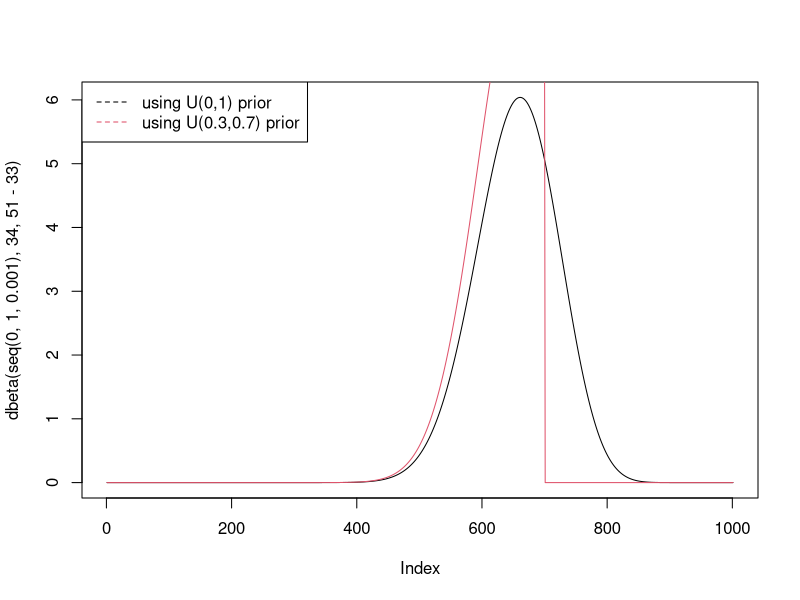
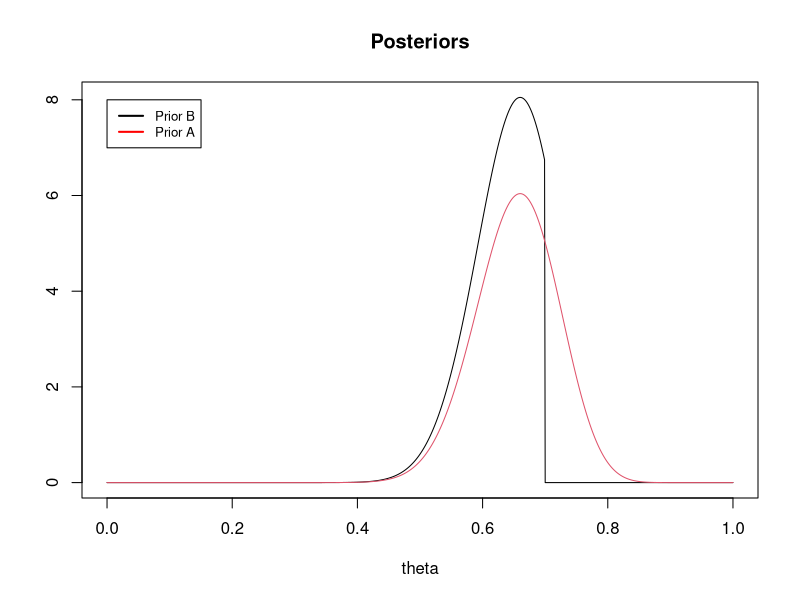
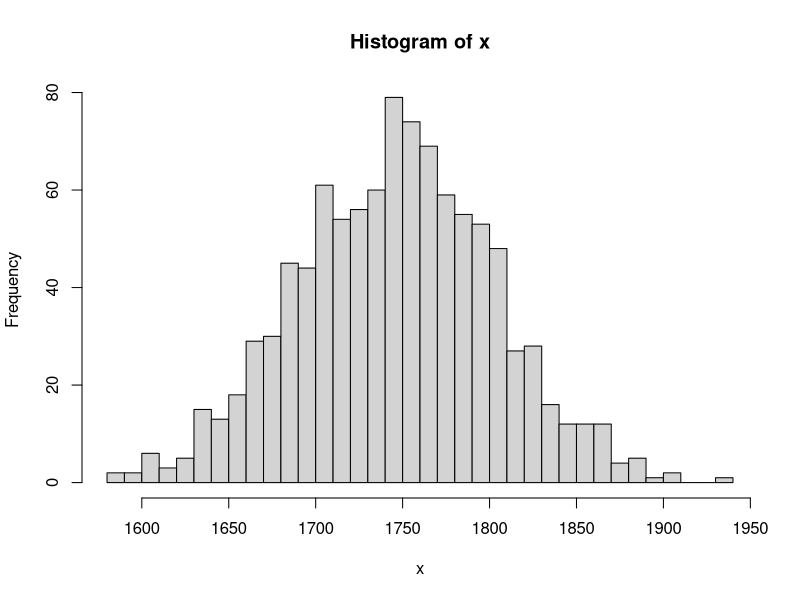
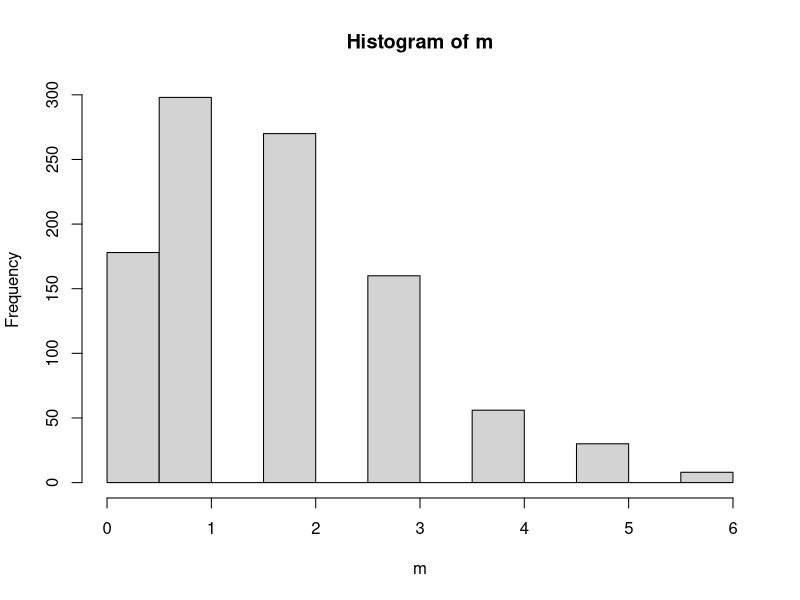

Here is the R script that generated these plots, in order: (Note: this script raises an error after producing the figures.)
## ---- chunk 1
knitr::opts_chunk$set(echo = TRUE)
## ---- chunk 2
# Bayesian Learning Exam 2020-06-04
# Run this file once during the exam to get all the required data and functions for the exam in working memory 
# Author: Per Siden

###############################
########## Problem 1 ########## 
############################### 

###############################
########## Problem 2 ########## 
############################### 

###############################
########## Problem 3 ########## 
############################### 

# Reading the data from file
#load(file = 'titanic.RData')

if("mvtnorm" %in% rownames(installed.packages()) == FALSE) {install.packages("mvtnorm")}
if("msm" %in% rownames(installed.packages()) == FALSE) {install.packages("msm")}
library(mvtnorm) # For mulitvariate normal
library(msm) # For truncated normal

BayesProbReg <- function(y, X, mu_0, tau, nIter){
  # Gibbs sampling in probit regression using data augmentation:
  #
  # beta | tau ~ N(mu_0, tau^2*I)
  #
  # INPUTS:
  #   y - n-by-1 vector with response data observations
  #   X - n-by-nCovs matrix with covariates, first column should be ones if you want an intercept.
  #   mu_0 - prior mean for beta
  #   tau - prior standard deviation for beta
  #   nIter - Number of samples from the posterior (iterations)
  #
  # OUTPUTS:
  #   betaSample    - Posterior samples of beta.          nIter-by-nCovs matrix
  
  # Prior
  nPara <- dim(X)[2] # this line was missing in the exam
  priorCov <- tau^2*diag(nPara)
  priorPrec <- solve(priorCov)
  
  # Compute posterior hyperparameters
  n = length(y) # Number of observations
  n1 = sum(y)
  n0 = n - n1
  nCovs = dim(X)[2] # Number of covariates
  XX = t(X)%*%X
  
  # The actual sampling
  betaSample = matrix(NA, nIter, nCovs)
  u <- matrix(NA, n, 1)
  beta <- solve(XX,crossprod(X,y)) # OLS estimate as initial value
  for (i in 1:nIter){
    
    xBeta <- X%*%beta
    
    # Draw u | beta
    u[y == 0] <- rtnorm(n = n0, mean = xBeta[y==0], sd = 1, lower = -Inf, upper = 0)
    u[y == 1] <- rtnorm(n = n1, mean = xBeta[y==1], sd = 1, lower = 0, upper = Inf)
    
    # Draw beta | u
    betaHat <- solve(XX,t(X)%*%u)
    postPrec <- XX + priorPrec
    postCov <- solve(postPrec)
    betaMean <- solve(postPrec,XX%*%betaHat + priorPrec%*%mu_0)
    beta <- t(rmvnorm(n = 1, mean = betaMean, sigma = postCov))
    betaSample[i,] <- t(beta)
    
  }
  
  return(betaSample=betaSample)
}


###############################
########## Problem 4 ########## 
###############################



## ---- chunk 3
f=dnorm(10,14,2*sqrt(17/16))*dnorm(250,mean=300,sd=50*sqrt(17/16))*.75
m=dnorm(10,12,2*sqrt(5/4))*dnorm(250,mean=280,sd=50*sqrt(5/4))*.25
f/(f+m)
## ---- chunk 4
#a

theta=seq(0,1,0.001)
unnormalized<- dbinom(33,50,theta)*(theta>0.3 & theta<0.7)
plot(dbeta(seq(0,1,0.001),34,51-33),type='l',col=1)
lines(unnormalized/(0.001*sum(unnormalized)),type='l',col=2)
legend('topleft',c('using U(0,1) prior','using U(0.3,0.7) prior'),col=c(1,2),lty=2)

x=33
gridstep <- 0.001
thetaGrid <- seq(0,1,gridstep)
unnormpost <- dbinom(x,50,thetaGrid)*(thetaGrid>0.3)*(thetaGrid<0.7)
postB <- (1/gridstep)*(unnormpost/sum(unnormpost))
plot(thetaGrid,postB,type="l",main="Posteriors",xlab="theta",ylab="")
lines(thetaGrid,dbeta(thetaGrid,x+1,51-x),type="l",col=2)
legend(x = 0, y = 8, legend = c("Prior B","Prior A"), 
       col = c("black","red"), lty = c(1,1), lwd = c(2,2), cex = 0.8)

#b


#theta=seq(0,1,0.001)
#unnormalized<- dbinom(33,50,theta)*(theta>0.3 & theta<0.7)
#priorBprob=sum(unnormalized/(0.001*sum(unnormalized)) <0.5)/length(theta)
#priorAprob=sum(dbeta(theta,34,18)<0.5)


x=33



ProbA <- pbeta(0.5,x+1,51-x)
ProbB=sum(postB[thetaGrid<=0.5]*0.001)
## ---- chunk 5
# Bayesian Learning Exam 2018-11-01
# Run this file once during the exam to get all the required data and functions for the exam in working memory 
# Author: Per Siden

###############################
########## Problem 1 ########## 
############################### 


###############################
########## Problem 2 ########## 
############################### 

# Reading the data from file
#load(file = 'fish.RData')

install.packages("mvtnorm")
library(mvtnorm)

# Defining a function that simulates from the scaled inverse Chi-square distribution
rScaledInvChi2 <- function(n, df, scale){
  return((df*scale)/rchisq(n,df=df))
}

BayesLinReg <- function(y, X, mu_0, Omega_0, v_0, sigma2_0, nIter){
  # Direct sampling from a Gaussian linear regression with conjugate prior:
  #
  # beta | sigma2 ~ N(mu_0, sigma2*inv(Omega_0))
  # sigma2 ~ Inv-Chi2(v_0,sigma2_0)
  # 
  # Author: Mattias Villani, IDA, Linkoping University. http://mattiasvillani.com
  #
  # INPUTS:
  #   y - n-by-1 vector with response data observations
  #   X - n-by-nCovs matrix with covariates, first column should be ones if you want an intercept.
  #   mu_0 - prior mean for beta
  #   Omega_0  - prior precision matrix for beta
  #   v_0      - degrees of freedom in the prior for sigma2
  #   sigma2_0 - location ("best guess") in the prior for sigma2
  #   nIter - Number of samples from the posterior (iterations)
  #
  # OUTPUTS:
  #   results$betaSample     - Posterior sample of beta.     nIter-by-nCovs matrix
  #   results$sigma2Sample   - Posterior sample of sigma2.   nIter-by-1 vector
  
  # Compute posterior hyperparameters
  n = length(y) # Number of observations
  nCovs = dim(X)[2] # Number of covariates
  XX = t(X)%*%X
  betaHat <- solve(XX,t(X)%*%y)
  Omega_n = XX + Omega_0
  mu_n = solve(Omega_n,XX%*%betaHat+Omega_0%*%mu_0)
  v_n = v_0 + n
  sigma2_n = as.numeric((v_0*sigma2_0 + ( t(y)%*%y + t(mu_0)%*%Omega_0%*%mu_0 - t(mu_n)%*%Omega_n%*%mu_n))/v_n)
  invOmega_n = solve(Omega_n)
  
  # The actual sampling
  sigma2Sample = rep(NA, nIter)
  betaSample = matrix(NA, nIter, nCovs)
  for (i in 1:nIter){
    
    # Simulate from p(sigma2 | y, X)
    sigma2 = rScaledInvChi2(n=1, df = v_n, scale = sigma2_n)
    sigma2Sample[i] = sigma2
    
    # Simulate from p(beta | sigma2, y, X)
    beta_ = rmvnorm(n=1, mean = mu_n, sigma = sigma2*invOmega_n)
    betaSample[i,] = beta_
    
  }
  return(results = list(sigma2Sample = sigma2Sample, betaSample=betaSample))
}

###############################
########## Problem 3 ########## 
############################### 

# No code or data for this problem

###############################
########## Problem 4 ########## 
############################### 

# Reading the data from file
#load(file = 'weibull.RData')
## ---- chunk 6

# a,b

y=c(1690, 1790,1760,1750)
ybar=mean(y)
x=rnorm(1000,mean = ybar,sd=50*sqrt(1+(1/4)))
hist(x,50)
m=c()
for (i in 1:1000) {
  
 w= rnorm(52,mean = ybar,sd=50*sqrt(1+(1/4)) ) 
 
 m=c(m,sum(w>1850))
 
 
}

hist(m)
mean(m)


#c



ExpectedLoss<-function(a, weekWeightYear){
  EL = a + mean(colSums(weekWeightYear>1000*log(a)))
  return(EL)
}

aGrid = seq(2,10,by = 0.01)
EL = rep(NA,length(aGrid),1)
count = 0
for (a in aGrid){
  count = count + 1
  EL[count] = ExpectedLoss(a, weekWeightYear)
}
plot(aGrid, EL, type = "l")
aOpt = aGrid[which.min(EL)] # This is the optimal a
points(x= aOpt, y = ExpectedLoss(a=aOpt, weekWeightYear), col = "red")
aOpt

## ---- chunk 7
